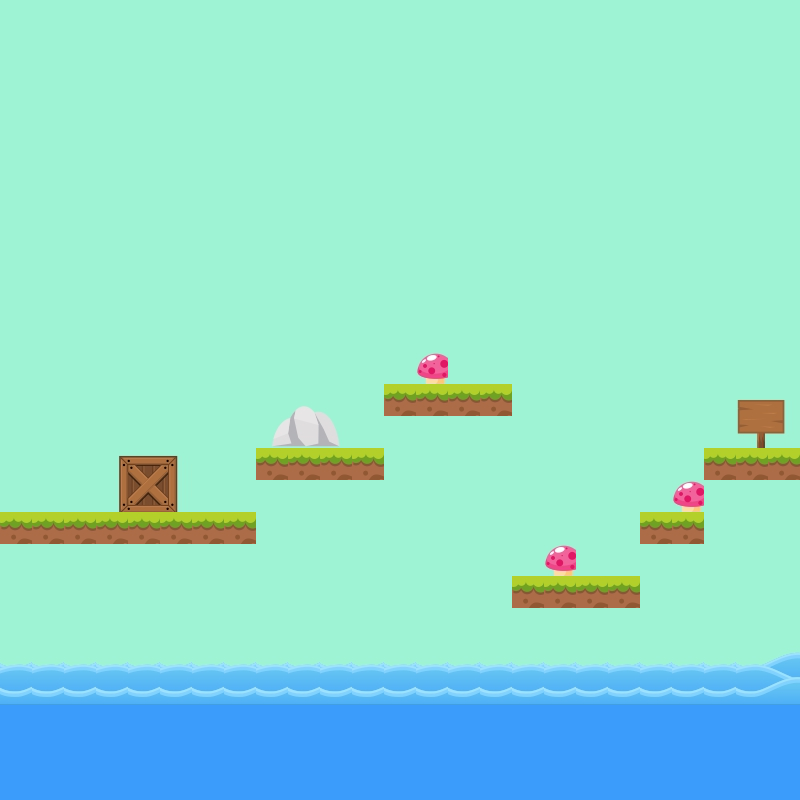

A level layout from a 2D game, rendered from its tile map. Below: a short description, then the map file with its tile-grid data intact:
An orthogonal 25x25 tile map with 32x32 px tiles, 2 tile layers (Background, Foreground).

<map version="1.8" tiledversion="1.8.2" orientation="orthogonal" renderorder="right-down" width="25" height="25" tilewidth="32" tileheight="32" infinite="0" nextlayerid="3" nextobjectid="1">
 <tileset firstgid="1" name="Platform" tilewidth="32" tileheight="32" tilecount="434" columns="31">
  <image source="8246060_orig.png" width="1000" height="459" />
 </tileset>
 <layer id="1" name="Background" width="25" height="25">
  <data encoding="csv">
32,32,32,32,32,32,32,32,32,32,32,32,32,32,32,32,32,32,32,32,32,32,32,32,32,
32,32,32,32,32,32,32,32,32,32,32,32,32,32,32,32,32,32,32,32,32,32,32,32,32,
32,32,32,32,32,32,32,32,32,32,32,32,32,32,32,32,32,32,32,32,32,32,32,32,32,
32,32,32,32,32,32,32,32,32,32,32,32,32,32,32,32,32,32,32,32,32,32,32,32,32,
32,32,32,32,32,32,32,32,32,32,32,32,32,32,32,32,32,32,32,32,32,32,32,32,32,
32,32,32,32,32,32,32,32,32,32,32,32,32,32,32,32,32,32,32,32,32,32,32,32,32,
32,32,32,32,32,32,32,32,32,32,32,32,32,32,32,32,32,32,32,32,32,32,32,32,32,
32,32,32,32,32,32,32,32,32,32,32,32,32,32,32,32,32,32,32,32,32,32,32,32,32,
32,32,32,32,32,33,32,32,32,32,32,32,32,32,32,32,32,32,32,32,32,32,32,32,32,
32,32,32,32,32,32,32,32,32,32,32,32,32,32,32,32,32,32,32,32,32,32,32,32,32,
32,32,32,32,32,32,32,32,32,32,32,32,33,33,33,32,32,32,32,32,32,32,32,32,32,
32,32,32,32,32,32,32,32,32,32,32,32,33,33,33,33,32,32,32,32,32,32,32,32,32,
32,32,32,32,32,32,32,32,32,32,32,32,36,36,36,36,32,32,32,32,32,32,32,52,53,
32,32,32,32,32,32,32,32,32,32,32,32,32,32,32,32,32,32,32,32,32,32,32,83,84,
32,32,32,49,50,51,32,32,36,36,36,36,32,32,32,32,32,32,32,32,32,32,36,36,36,
32,32,32,80,81,82,32,32,32,32,32,32,32,32,32,32,32,32,32,32,32,32,32,32,32,
36,36,36,36,36,36,36,36,32,32,32,32,32,32,32,32,32,32,32,32,36,36,32,32,32,
32,32,32,32,32,32,32,32,32,32,32,32,32,32,32,32,32,32,32,32,32,32,32,32,32,
32,32,32,32,32,32,32,32,32,32,32,32,32,32,32,32,36,36,36,36,32,32,32,32,32,
32,32,32,32,32,32,32,32,32,32,32,32,32,32,32,32,32,32,32,32,32,32,32,32,32,
46,46,46,46,46,46,46,46,46,46,46,46,46,46,46,46,46,46,46,46,46,46,46,46,47,
77,77,77,77,77,77,77,77,77,77,77,77,77,77,77,77,77,77,77,77,77,77,77,77,78,
139,139,139,139,139,139,139,139,139,139,139,139,139,139,139,139,139,139,139,139,139,139,139,139,140,
170,170,170,170,170,170,170,170,170,170,170,170,170,170,170,170,170,170,170,170,170,170,170,170,171,
171,171,171,171,171,171,171,171,171,171,171,171,171,171,171,171,171,171,171,171,171,171,171,171,171
</data>
 </layer>
 <layer id="2" name="Foreground" width="25" height="25">
  <data encoding="csv">
0,0,0,0,0,0,0,0,0,0,0,0,0,0,0,0,0,0,0,0,0,0,0,0,0,
0,0,0,0,0,0,0,0,0,0,0,0,0,0,0,0,0,0,0,0,0,0,0,0,0,
0,0,0,0,0,0,0,0,0,0,0,0,0,0,0,0,0,0,0,0,0,0,0,0,0,
0,0,0,0,0,0,0,0,0,0,0,0,0,0,0,0,0,0,0,0,0,0,0,0,0,
0,0,0,0,0,0,0,0,0,0,0,0,0,0,0,0,0,0,0,0,0,0,0,0,0,
0,0,0,0,0,0,0,0,0,0,0,0,0,0,0,0,0,0,0,0,0,0,0,0,0,
0,0,0,0,0,0,0,0,0,0,0,0,0,0,0,0,0,0,0,0,0,0,0,0,0,
0,0,0,0,0,0,0,0,0,0,0,0,0,0,0,0,0,0,0,0,0,0,0,0,0,
0,0,0,0,0,0,0,0,0,0,0,0,0,0,0,0,0,0,0,0,0,0,0,0,0,
0,0,0,0,0,0,0,0,0,0,0,0,0,0,0,0,0,0,0,0,0,0,0,0,0,
0,0,0,0,0,0,0,0,0,0,0,0,0,0,0,0,0,0,0,0,0,0,0,0,0,
0,0,0,0,0,0,0,0,0,0,0,0,0,87,0,0,0,0,0,0,0,0,0,0,0,
0,0,0,0,0,0,0,0,28,29,30,0,0,0,0,0,0,0,0,0,0,0,0,0,0,
0,0,0,0,0,0,0,0,59,60,61,0,0,0,0,0,0,0,0,0,0,0,0,0,0,
0,0,0,0,0,0,0,0,0,0,0,0,0,0,0,0,0,0,0,0,0,0,0,0,0,
0,0,0,0,0,0,0,0,0,0,0,0,0,0,0,0,0,0,0,0,0,87,0,0,0,
0,0,0,0,0,0,0,0,0,0,0,0,0,0,0,0,0,0,0,0,0,0,0,0,0,
0,0,0,0,0,0,0,0,0,0,0,0,0,0,0,0,0,87,0,0,0,0,0,0,0,
0,0,0,0,0,0,0,0,0,0,0,0,0,0,0,0,0,0,0,0,0,0,0,0,0,
0,0,0,0,0,0,0,0,0,0,0,0,0,0,0,0,0,0,0,0,0,0,0,0,0,
0,0,0,0,0,0,0,0,0,0,0,0,0,0,0,0,0,0,0,0,0,0,0,0,0,
0,0,0,0,0,0,0,0,0,0,0,0,0,0,0,0,0,0,0,0,0,0,0,0,0,
0,0,0,0,0,0,0,0,0,0,0,0,0,0,0,0,0,0,0,0,0,0,0,0,0,
0,0,0,0,0,0,0,0,0,0,0,0,0,0,0,0,0,0,0,0,0,0,0,0,0,
0,0,0,0,0,0,0,0,0,0,0,0,0,0,0,0,0,0,0,0,0,0,0,0,0
</data>
 </layer>
</map>
